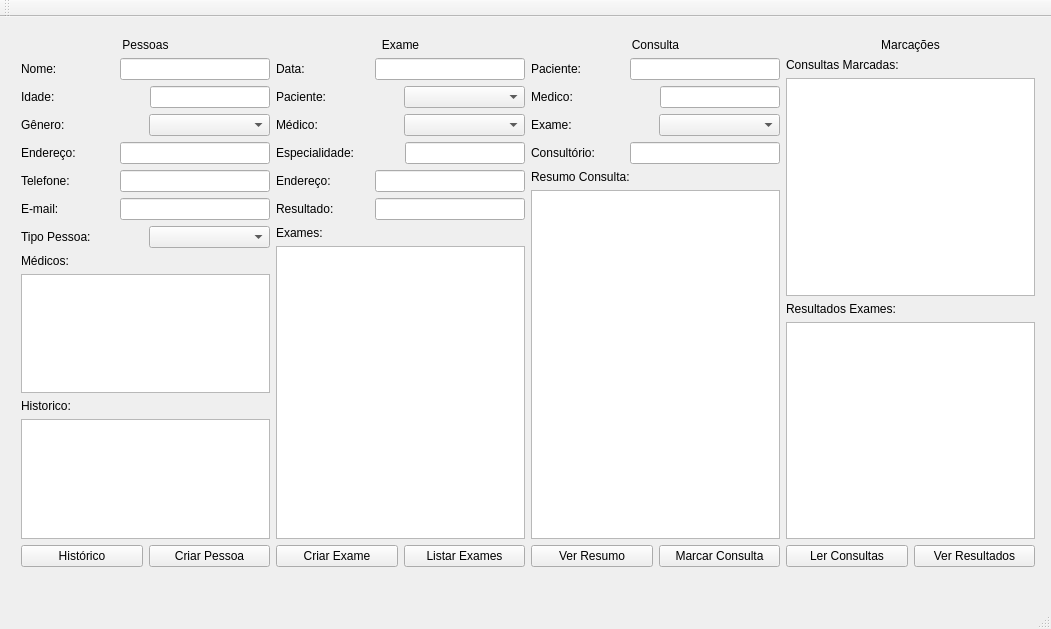
<?xml version="1.0" encoding="UTF-8"?>
<ui version="4.0">
 <class>MainWindow</class>
 <widget class="QMainWindow" name="MainWindow">
  <property name="geometry">
   <rect>
    <x>0</x>
    <y>0</y>
    <width>1051</width>
    <height>629</height>
   </rect>
  </property>
  <property name="windowTitle">
   <string>MainWindow</string>
  </property>
  <widget class="QWidget" name="centralWidget">
   <widget class="QWidget" name="horizontalLayoutWidget">
    <property name="geometry">
     <rect>
      <x>10</x>
      <y>10</y>
      <width>1036</width>
      <height>551</height>
     </rect>
    </property>
    <layout class="QHBoxLayout" name="horizontalLayout">
     <item>
      <layout class="QVBoxLayout" name="verticalLayout_5">
       <item>
        <layout class="QVBoxLayout" name="verticalLayout_6">
         <item>
          <widget class="QLabel" name="pessoasTtitle">
           <property name="text">
            <string>Pessoas</string>
           </property>
           <property name="alignment">
            <set>Qt::AlignCenter</set>
           </property>
          </widget>
         </item>
         <item>
          <layout class="QHBoxLayout" name="horizontalLayout_3">
           <item>
            <widget class="QLabel" name="nomePessoalbl">
             <property name="text">
              <string>Nome:</string>
             </property>
            </widget>
           </item>
           <item>
            <widget class="QLineEdit" name="nomePessoaTxt">
             <property name="maximumSize">
              <size>
               <width>150</width>
               <height>16777215</height>
              </size>
             </property>
            </widget>
           </item>
          </layout>
         </item>
         <item>
          <layout class="QHBoxLayout" name="horizontalLayout_2">
           <item>
            <widget class="QLabel" name="idadeLbl">
             <property name="text">
              <string>Idade:</string>
             </property>
            </widget>
           </item>
           <item>
            <widget class="QLineEdit" name="idadeTxt">
             <property name="minimumSize">
              <size>
               <width>50</width>
               <height>0</height>
              </size>
             </property>
             <property name="maximumSize">
              <size>
               <width>120</width>
               <height>16777215</height>
              </size>
             </property>
            </widget>
           </item>
          </layout>
         </item>
         <item>
          <layout class="QHBoxLayout" name="horizontalLayout_4">
           <item>
            <widget class="QLabel" name="generoLbl">
             <property name="text">
              <string>Gênero:</string>
             </property>
            </widget>
           </item>
           <item>
            <widget class="QComboBox" name="generoCbox"/>
           </item>
          </layout>
         </item>
         <item>
          <layout class="QHBoxLayout" name="horizontalLayout_5">
           <item>
            <widget class="QLabel" name="enderecoLbl">
             <property name="text">
              <string>Endereço:</string>
             </property>
            </widget>
           </item>
           <item>
            <widget class="QLineEdit" name="enderecoTxt">
             <property name="maximumSize">
              <size>
               <width>150</width>
               <height>16777215</height>
              </size>
             </property>
            </widget>
           </item>
          </layout>
         </item>
         <item>
          <layout class="QHBoxLayout" name="horizontalLayout_6">
           <item>
            <widget class="QLabel" name="telefoneLbl">
             <property name="text">
              <string>Telefone:</string>
             </property>
            </widget>
           </item>
           <item>
            <widget class="QLineEdit" name="telefoneTxt">
             <property name="maximumSize">
              <size>
               <width>150</width>
               <height>16777215</height>
              </size>
             </property>
            </widget>
           </item>
          </layout>
         </item>
         <item>
          <layout class="QHBoxLayout" name="horizontalLayout_7">
           <item>
            <widget class="QLabel" name="emailLbl">
             <property name="text">
              <string>E-mail:</string>
             </property>
            </widget>
           </item>
           <item>
            <widget class="QLineEdit" name="emailTxt">
             <property name="maximumSize">
              <size>
               <width>150</width>
               <height>16777215</height>
              </size>
             </property>
            </widget>
           </item>
          </layout>
         </item>
         <item>
          <layout class="QHBoxLayout" name="horizontalLayout_41">
           <item>
            <widget class="QLabel" name="tipoLbl">
             <property name="text">
              <string>Tipo Pessoa:</string>
             </property>
            </widget>
           </item>
           <item>
            <widget class="QComboBox" name="tipoCbox"/>
           </item>
          </layout>
         </item>
         <item>
          <layout class="QVBoxLayout" name="verticalLayout_10">
           <item>
            <widget class="QLabel" name="medicosLbl">
             <property name="text">
              <string>Médicos:</string>
             </property>
            </widget>
           </item>
           <item>
            <widget class="QTextEdit" name="medicosTxt"/>
           </item>
           <item>
            <widget class="QLabel" name="historicoLbl">
             <property name="text">
              <string>Historico:</string>
             </property>
            </widget>
           </item>
           <item>
            <widget class="QTextEdit" name="historicoTxt"/>
           </item>
           <item>
            <layout class="QHBoxLayout" name="horizontalLayout_37">
             <item>
              <widget class="QPushButton" name="historicoBtn">
               <property name="text">
                <string>Histórico</string>
               </property>
              </widget>
             </item>
             <item>
              <widget class="QPushButton" name="criarPessoaBtn">
               <property name="text">
                <string>Criar Pessoa</string>
               </property>
              </widget>
             </item>
            </layout>
           </item>
          </layout>
         </item>
        </layout>
       </item>
      </layout>
     </item>
     <item>
      <layout class="QVBoxLayout" name="verticalLayout_22">
       <item>
        <layout class="QVBoxLayout" name="verticalLayout_23">
         <item>
          <widget class="QLabel" name="exameTitle">
           <property name="text">
            <string>Exame</string>
           </property>
           <property name="alignment">
            <set>Qt::AlignCenter</set>
           </property>
          </widget>
         </item>
         <item>
          <layout class="QHBoxLayout" name="horizontalLayout_27">
           <item>
            <widget class="QLabel" name="dataLbl">
             <property name="text">
              <string>Data:</string>
             </property>
            </widget>
           </item>
           <item>
            <widget class="QLineEdit" name="dataTxt">
             <property name="maximumSize">
              <size>
               <width>150</width>
               <height>16777215</height>
              </size>
             </property>
            </widget>
           </item>
          </layout>
         </item>
         <item>
          <layout class="QHBoxLayout" name="horizontalLayout_39">
           <item>
            <widget class="QLabel" name="pacienteExameLbl">
             <property name="text">
              <string>Paciente:</string>
             </property>
            </widget>
           </item>
           <item>
            <widget class="QComboBox" name="pacienteExameCbox"/>
           </item>
          </layout>
         </item>
         <item>
          <layout class="QHBoxLayout" name="horizontalLayout_28">
           <item>
            <widget class="QLabel" name="medicoExameLbl">
             <property name="text">
              <string>Médico:</string>
             </property>
            </widget>
           </item>
           <item>
            <widget class="QComboBox" name="medicoExameCbox"/>
           </item>
          </layout>
         </item>
         <item>
          <layout class="QHBoxLayout" name="horizontalLayout_29">
           <item>
            <widget class="QLabel" name="especialidadeLbl">
             <property name="text">
              <string>Especialidade:</string>
             </property>
            </widget>
           </item>
           <item>
            <widget class="QLineEdit" name="especialidadeTxt">
             <property name="minimumSize">
              <size>
               <width>50</width>
               <height>0</height>
              </size>
             </property>
             <property name="maximumSize">
              <size>
               <width>120</width>
               <height>16777215</height>
              </size>
             </property>
            </widget>
           </item>
          </layout>
         </item>
         <item>
          <layout class="QHBoxLayout" name="horizontalLayout_30">
           <item>
            <widget class="QLabel" name="enderecoExameLbl">
             <property name="text">
              <string>Endereço:</string>
             </property>
            </widget>
           </item>
           <item>
            <widget class="QLineEdit" name="enderecoExameTxt">
             <property name="maximumSize">
              <size>
               <width>150</width>
               <height>16777215</height>
              </size>
             </property>
            </widget>
           </item>
          </layout>
         </item>
         <item>
          <layout class="QHBoxLayout" name="horizontalLayout_31">
           <item>
            <widget class="QLabel" name="resultadoLbl">
             <property name="text">
              <string>Resultado:</string>
             </property>
            </widget>
           </item>
           <item>
            <widget class="QLineEdit" name="resultadoTxt">
             <property name="maximumSize">
              <size>
               <width>150</width>
               <height>16777215</height>
              </size>
             </property>
            </widget>
           </item>
          </layout>
         </item>
         <item>
          <layout class="QVBoxLayout" name="verticalLayout_24">
           <item>
            <widget class="QLabel" name="examesLbl">
             <property name="text">
              <string>Exames:</string>
             </property>
            </widget>
           </item>
           <item>
            <widget class="QTextEdit" name="examesTxt"/>
           </item>
           <item>
            <layout class="QHBoxLayout" name="horizontalLayout_38">
             <item>
              <widget class="QPushButton" name="criarExameBtn">
               <property name="text">
                <string>Criar Exame</string>
               </property>
              </widget>
             </item>
             <item>
              <widget class="QPushButton" name="listarExameBtn">
               <property name="text">
                <string>Listar Exames</string>
               </property>
              </widget>
             </item>
            </layout>
           </item>
          </layout>
         </item>
        </layout>
       </item>
      </layout>
     </item>
     <item>
      <layout class="QVBoxLayout" name="verticalLayout_7">
       <item>
        <widget class="QLabel" name="pessoasTtitle_2">
         <property name="text">
          <string>Consulta</string>
         </property>
         <property name="alignment">
          <set>Qt::AlignCenter</set>
         </property>
        </widget>
       </item>
       <item>
        <layout class="QHBoxLayout" name="horizontalLayout_8">
         <item>
          <widget class="QLabel" name="pacienteConsultaLbl">
           <property name="text">
            <string>Paciente:</string>
           </property>
          </widget>
         </item>
         <item>
          <widget class="QLineEdit" name="pacienteConsultaTxt">
           <property name="maximumSize">
            <size>
             <width>150</width>
             <height>16777215</height>
            </size>
           </property>
          </widget>
         </item>
        </layout>
       </item>
       <item>
        <layout class="QHBoxLayout" name="horizontalLayout_9">
         <item>
          <widget class="QLabel" name="medicoConsultaLbl">
           <property name="text">
            <string>Medico:</string>
           </property>
          </widget>
         </item>
         <item>
          <widget class="QLineEdit" name="medicoConsultaTxt">
           <property name="minimumSize">
            <size>
             <width>50</width>
             <height>0</height>
            </size>
           </property>
           <property name="maximumSize">
            <size>
             <width>120</width>
             <height>16777215</height>
            </size>
           </property>
          </widget>
         </item>
        </layout>
       </item>
       <item>
        <layout class="QHBoxLayout" name="horizontalLayout_10">
         <item>
          <widget class="QLabel" name="exameConsultaLbl">
           <property name="text">
            <string>Exame:</string>
           </property>
          </widget>
         </item>
         <item>
          <widget class="QComboBox" name="exameConsultaCbox"/>
         </item>
        </layout>
       </item>
       <item>
        <layout class="QHBoxLayout" name="horizontalLayout_11">
         <item>
          <widget class="QLabel" name="consultorioLbl">
           <property name="text">
            <string>Consultório:</string>
           </property>
          </widget>
         </item>
         <item>
          <widget class="QLineEdit" name="consultorioTxt">
           <property name="maximumSize">
            <size>
             <width>150</width>
             <height>16777215</height>
            </size>
           </property>
          </widget>
         </item>
        </layout>
       </item>
       <item>
        <layout class="QVBoxLayout" name="verticalLayout_13">
         <item>
          <widget class="QLabel" name="resumoConsultaLbl">
           <property name="text">
            <string>Resumo Consulta:</string>
           </property>
          </widget>
         </item>
         <item>
          <widget class="QTextEdit" name="resumoConsultaTxt"/>
         </item>
         <item>
          <layout class="QHBoxLayout" name="horizontalLayout_40">
           <item>
            <widget class="QPushButton" name="letExamesBtn">
             <property name="text">
              <string>Ver Resumo</string>
             </property>
            </widget>
           </item>
           <item>
            <widget class="QPushButton" name="marcarConsultaBtn">
             <property name="text">
              <string>Marcar Consulta</string>
             </property>
            </widget>
           </item>
          </layout>
         </item>
        </layout>
       </item>
      </layout>
     </item>
     <item>
      <layout class="QVBoxLayout" name="verticalLayout_8">
       <item>
        <widget class="QLabel" name="pessoasTtitle_3">
         <property name="text">
          <string>Marcações</string>
         </property>
         <property name="alignment">
          <set>Qt::AlignCenter</set>
         </property>
        </widget>
       </item>
       <item>
        <layout class="QVBoxLayout" name="verticalLayout_15">
         <item>
          <widget class="QLabel" name="consultasMarcadasLbl">
           <property name="text">
            <string>Consultas Marcadas:</string>
           </property>
          </widget>
         </item>
         <item>
          <widget class="QTextEdit" name="consultasMarcadasTxt"/>
         </item>
         <item>
          <widget class="QLabel" name="resultadoExamesLbl">
           <property name="text">
            <string>Resultados Exames:</string>
           </property>
          </widget>
         </item>
         <item>
          <widget class="QTextEdit" name="resultadoExamesTxt"/>
         </item>
         <item>
          <layout class="QHBoxLayout" name="horizontalLayout_44">
           <item>
            <widget class="QPushButton" name="lerConsultasBtn">
             <property name="text">
              <string>Ler Consultas</string>
             </property>
            </widget>
           </item>
           <item>
            <widget class="QPushButton" name="criarPessoaBtn_3">
             <property name="text">
              <string>Ver Resultados</string>
             </property>
            </widget>
           </item>
          </layout>
         </item>
        </layout>
       </item>
      </layout>
     </item>
    </layout>
   </widget>
  </widget>
  <widget class="QMenuBar" name="menuBar">
   <property name="geometry">
    <rect>
     <x>0</x>
     <y>0</y>
     <width>1051</width>
     <height>22</height>
    </rect>
   </property>
  </widget>
  <widget class="QToolBar" name="mainToolBar">
   <attribute name="toolBarArea">
    <enum>TopToolBarArea</enum>
   </attribute>
   <attribute name="toolBarBreak">
    <bool>false</bool>
   </attribute>
  </widget>
  <widget class="QStatusBar" name="statusBar"/>
 </widget>
 <layoutdefault spacing="6" margin="11"/>
 <resources/>
 <connections/>
</ui>
